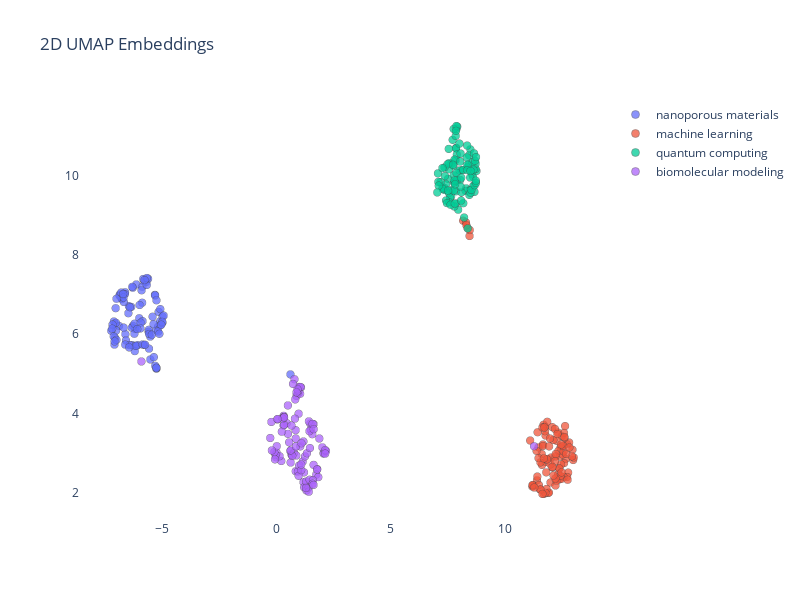

The notebook cell saved with this chart:
### Code cell
colors = cycle(px.colors.qualitative.Plotly)
layout = {
    "title": "2D UMAP Embeddings",
    "width": 800,
    "height": 600,
    "plot_bgcolor": "rgba(0,0,0,0)",
    "hovermode": "closest",
}

fig = go.Figure(layout=layout)
for label in papers["category"].unique():
    color = next(colors)
    subset = papers[papers["category"] == label]
    trace = go.Scattergl(
        x = subset["umap_x"],
        y = subset["umap_y"],
        name = label,
        mode = "markers",
        marker = dict(
            color = color,
            size = 8,
            line = dict(width=0.5),
            opacity=0.75
        ),
        text=subset["tooltip"]
    )
    fig.add_trace(trace)

fig.show()
